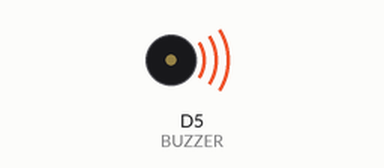
A sketch run on a simulated ESP8266 (NodeMCU). Parts: buzzer (waves = sounding, pin HIGH). WiFi joins after 1.5 s; servers stay silent unless stated; what the sketch prints to the serial monitor is not drawn.

Above: at 2.5 s.
At 4.5 s:
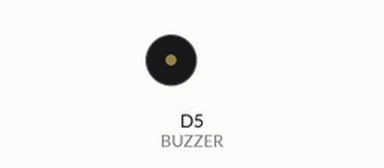
Timing chart, 0 to 6.7 s (numbered marks = the images above):
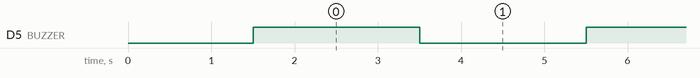

Measured:
- by itself, D5 (BUZZER): alternates HIGH for 2.0 s and LOW for 2.0 s

The sketch:

industrial_iot_alarm.ino
```cpp
#include <ESP8266WiFi.h>

// ---- WIFI DETAILS ----
const char* ssid = "YOUR_WIFI_NAME";
const char* password = "YOUR_WIFI_PASSWORD";

// ----- PIN ------
#define BUZZER D5

void setup() {
  pinMode(BUZZER, OUTPUT);
  digitalWrite(BUZZER, LOW);

  Serial.begin(9600);

  WiFi.begin(ssid, password);

  while (WiFi.status() != WL_CONNECTED) {
    delay(500);
    Serial.print(".");
  }

  Serial.println("WiFi Connected");
}

void loop() {
  //It is used for alarm to sound like Buzzer will be sound in high range.
  digitalWrite(BUZZER, HIGH);
  delay(2000);

  digitalWrite(BUZZER, LOW);
  delay(2000);
}
```
